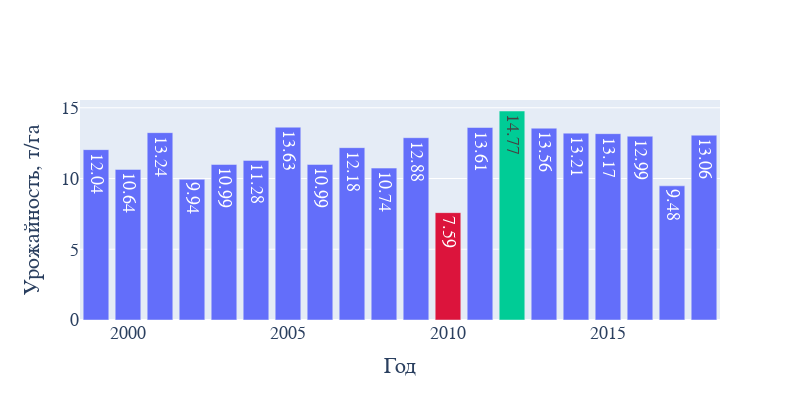

The cell this chart's notebook holds for it:
### Code cell
colors = ['#636EFA',] * len(df_sugar_beet)
colors[np.argmin(df_sugar_beet['yield'])] = 'crimson'
colors[np.argmax(df_sugar_beet['yield'])] = '#00CC96'


colors_new = ['#636EFA',] * len(df_sugar_beet)
colors_new[np.argmin(df_sugar_beet['yield'])] = 'crimson'
colors_new[np.argmax(df_sugar_beet['yield'])] = '#00CC96'



fig = go.Figure()

fig.add_trace(go.Bar(x=df_sugar_beet['range'],
    y=df_sugar_beet['yield']/1000,
    text=np.round(df_sugar_beet['yield']/1000, decimals=2),
    textposition='auto',
    marker_color=colors_new))
fig.update_xaxes(title_text='Год')
fig.update_yaxes(title_text='Урожайность, т/га')

fig.update_layout(width=800, height=400,
                 font_family='Times New Roman',
                 font=dict(
                    family='Times New Roman',
                    size=18
                ))

# fig.write_image('./plots_ICCS/hist_yield_sugar_beet.svg', scale=4)

### Figure 1 — Plotly figure (JSON) as saved in the notebook; plotly's stock layout.template omitted (floating-point values rounded to 4 significant figures)
{"data": [{"marker": {"color": ["#636EFA", "#636EFA", "#636EFA", "#636EFA", "#636EFA", "#636EFA", "#636EFA", "#636EFA", "#636EFA", "#636EFA", "#636EFA", "crimson", "#636EFA", "#00CC96", "#636EFA", "#636EFA", "#636EFA", "#636EFA", "#636EFA", "#636EFA"]}, "text": [12.04, 10.64, 13.24, 9.94, 10.99, 11.28, 13.63, 10.99, 12.18, 10.74, 12.88, 7.59, 13.61, 14.77, 13.56, 13.21, 13.17, 12.99, 9.48, 13.06], "textposition": "auto", "type": "bar", "x": [1999, 2000, 2001, 2002, 2003, 2004, 2005, 2006, 2007, 2008, 2009, 2010, 2011, 2012, 2013, 2014, 2015, 2016, 2017, 2018], "y": [12.04, 10.64, 13.24, 9.943, 10.99, 11.28, 13.63, 10.99, 12.18, 10.74, 12.88, 7.588, 13.61, 14.77, 13.56, 13.21, 13.17, 12.99, 9.483, 13.06]}], "layout": {"font": {"family": "Times New Roman", "size": 18}, "height": 400, "width": 800, "xaxis": {"title": {"text": "Год"}}, "yaxis": {"title": {"text": "Урожайность, т/га"}}}}
